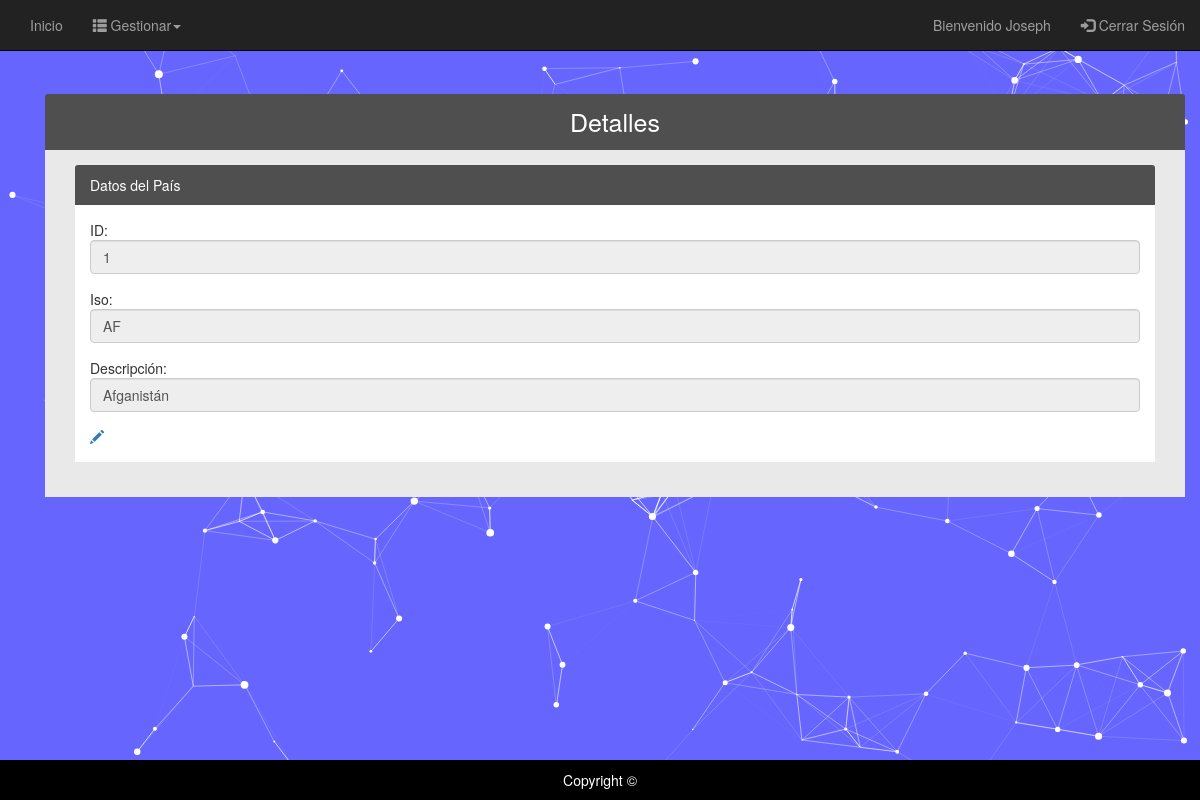
/Pais/Details/details/1 (signed in), run on the app's committed database.
### tables this page shows
CREATE TABLE `pais` (
  `id_pais` int(11) NOT NULL,
  `iso` varchar(3) NOT NULL,
  `des_pais` varchar(30) NOT NULL
);

### Library/Views.php (called while the page is built, shortened)
<?php
	class Views
	{
		function render($site, $controller, $view, $array)
		{
			$controllers = get_class($controller);
			require VIEWS.DFT."head.php";
			require VIEWS. $site . '/' . $controllers.'/'.$view.'.php';
			require VIEWS.DFT."footer.php";
		}
	}
?>

### Library/QueryManager.php (called while the page is built, shortened)
<?php
class QueryManager
{
    private $link;
    function __construct($HOST, $USER, $PASS, $NAME)
    {
        $this->link = new mysqli($HOST, $USER, $PASS, $NAME);
    }
    function select1($attr, $table, $where)
    {
        $query  = "SELECT " . $attr . " FROM " . $table . " WHERE " . $where . ";";
        $result = $this->link->query($query);
        if ($result->num_rows > 0) {
        	while ($row = $result->fetch_assoc()) {
        		$response[] = $row;
        	}
        	return $response;
        }
    }
}

### Models/Details_model.php (called while the page is built, shortened)
<?php
class Details_model extends Conexion
{
	function getDataModel($columns, $table, $where){
		return $this->db->select1($columns, $table, $where);
	}
}
?>

### Views/Pais/Details/details.php (the view, shortened to what this page needs)
<?php foreach ($array as $key => $value) { ?>
<div class="container" style="padding-top: 2%;">
	<div class="panel-group">
		<div class="panel-primary">
			<div class="panel-heading text-center" style="font-size: 25px;">
				Detalles
			</div>
			<div class="panel-body panel-body-editar">
				<div class="panel-group col-sm-12">
					<div class="panel-primary">
						<div class="panel-heading">
							Datos del País
						</div>
						<form class="form-horizontal" id="Actualizar" name="Actualizar" method="POST">
							<div class="panel-body panel-body-datos col-sm-12">
					            <div class="form-group">
									<div class="col-sm-12">
										ID: <input type="text" name="id_pais" id="id_pais" placeholder="ID *" class="form-control" value="<?php echo $value["id_pais"]; ?>" disabled></input>
                                    </div>
								</div>
								<div class="form-group">
									<div class="col-sm-12">
										Iso: <input type="text" name="iso" id="iso" placeholder="Iso *" class="form-control" value="<?php echo $value["iso"]; ?>" disabled></input>
                                    </div>
								</div>
					            <div class="form-group">
									<div class="col-sm-12">
										Descripción: <input type="text" name="descripcion" id="descripcion" placeholder="Descripción *" class="form-control" value="<?php echo $value["des_pais"]; ?>" disabled></input>
                                    </div>
								</div>
								<a href="<?php echo URL.'Pais/Edit/edit/'. $value["id_pais"] ?>" class="glyphicon glyphicon-pencil"></a>
							</div>
						</form>
					</div>
				</div>
			</div>
		</div>
	</div>
</div>
<?php } ?>

### Views/Default/Css/Style.css (style rules this page uses)
body { background: #6666ff; }
.panel-group > .panel-primary { border-color: #4F4F4F; }
.panel-primary > .panel-heading { background-color: #4F4F4F; border-color: #4F4F4F; }

### Views/Pais/Details/details.php (style rules this page uses)
.panel-body-editar { background-color: #EAE9E9!important; }
.panel-body-datos { background-color: #FFF!important; }

### Views/Default/footer.php (style rules this page uses)
html { position: relative; min-height: 100%; }
body { margin: 0 0 65px; }

### data on the page
pais: id_pais "1", iso "AF", descripcion "Afganistán"

### other printed values
$userName["nom_persona"] "Joseph"
